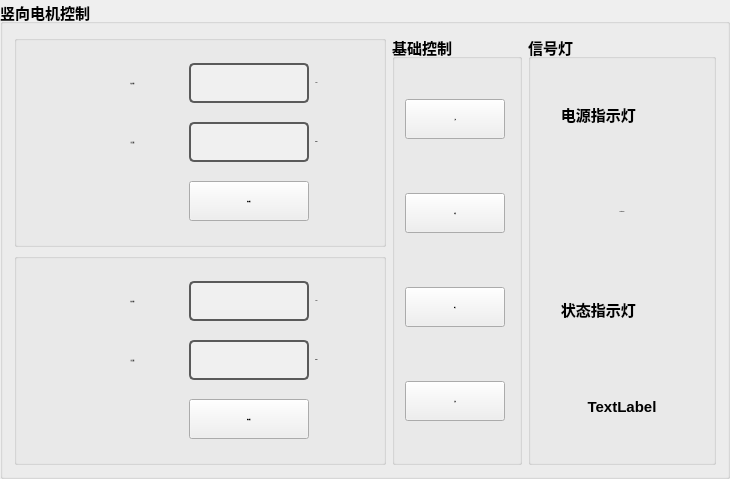
           <widget class="QGroupBox" name="groupBox_25">
            <property name="minimumSize">
             <size>
              <width>730</width>
              <height>470</height>
             </size>
            </property>
            <property name="font">
             <font>
              <pointsize>11</pointsize>
              <weight>75</weight>
              <bold>true</bold>
             </font>
            </property>
            <property name="title">
             <string>竖向电机控制</string>
            </property>
            <layout class="QGridLayout" name="gridLayout_28">
             <item row="0" column="0">
              <widget class="QGroupBox" name="groupBox_118">
               <property name="minimumSize">
                <size>
                 <width>370</width>
                 <height>160</height>
                </size>
               </property>
               <property name="font">
                <font>
                 <family>宋体</family>
                 <pointsize>10</pointsize>
                </font>
               </property>
               <property name="styleSheet">
                <string notr="true"/>
               </property>
               <property name="title">
                <string/>
               </property>
               <layout class="QGridLayout" name="gridLayout_121">
                <item row="1" column="0">
                 <spacer name="horizontalSpacer_94">
                  <property name="orientation">
                   <enum>Qt::Horizontal</enum>
                  </property>
                  <property name="sizeHint" stdset="0">
                   <size>
                    <width>40</width>
                    <height>20</height>
                   </size>
                  </property>
                 </spacer>
                </item>
                <item row="2" column="2">
                 <widget class="QPushButton" name="H_btnRelativeMove">
                  <property name="minimumSize">
                   <size>
                    <width>0</width>
                    <height>40</height>
                   </size>
                  </property>
                  <property name="font">
                   <font>
                    <family>Arial</family>
                    <pointsize>-1</pointsize>
                    <weight>75</weight>
                    <bold>true</bold>
                   </font>
                  </property>
                  <property name="text">
                   <string>相对移动</string>
                  </property>
                 </widget>
                </item>
                <item row="0" column="1">
                 <widget class="QLabel" name="MoveRelative_label_8">
                  <property name="minimumSize">
                   <size>
                    <width>100</width>
                    <height>40</height>
                   </size>
                  </property>
                  <property name="font">
                   <font>
                    <family>Arial</family>
                    <pointsize>-1</pointsize>
                    <weight>75</weight>
                    <bold>true</bold>
                   </font>
                  </property>
                  <property name="text">
                   <string>相对位置：</string>
                  </property>
                  <property name="alignment">
                   <set>Qt::AlignCenter</set>
                  </property>
                 </widget>
                </item>
                <item row="1" column="2">
                 <widget class="QLineEdit" name="RelativeSpeed_textBox_8">
                  <property name="minimumSize">
                   <size>
                    <width>120</width>
                    <height>40</height>
                   </size>
                  </property>
                  <property name="maximumSize">
                   <size>
                    <width>120</width>
                    <height>40</height>
                   </size>
                  </property>
                  <property name="font">
                   <font>
                    <family>Arial</family>
                    <pointsize>-1</pointsize>
                    <weight>75</weight>
                    <bold>true</bold>
                   </font>
                  </property>
                  <property name="styleSheet">
                   <string notr="true">QLineEdit {
    border: 2px solid #5A5A5A; /* 边框颜色 */
    border-radius: 5px; /* 边框圆角 */
    background-color: #F0F0F0; /* 背景色 */
    color: #000; /* 字体颜色 */
    padding: 5px; /* 内边距 */
}

QLineEdit:focus {
    border-color: #3D7848; /* 聚焦时边框颜色 */
}

QLineEdit:disabled {
    background-color: #ECECEC; /* 禁用状态的背景色 */
    color: #A0A0A0; /* 禁用状态的字体颜色 */
}
</string>
                  </property>
                  <property name="alignment">
                   <set>Qt::AlignCenter</set>
                  </property>
                 </widget>
                </item>
                <item row="0" column="2">
                 <widget class="QLineEdit" name="MoveRelative_textBox_8">
                  <property name="minimumSize">
                   <size>
                    <width>120</width>
                    <height>40</height>
                   </size>
                  </property>
                  <property name="maximumSize">
                   <size>
                    <width>120</width>
                    <height>40</height>
                   </size>
                  </property>
                  <property name="font">
                   <font>
                    <family>Arial</family>
                    <pointsize>-1</pointsize>
                    <weight>75</weight>
                    <bold>true</bold>
                   </font>
                  </property>
                  <property name="styleSheet">
                   <string notr="true">QLineEdit {
    border: 2px solid #5A5A5A; /* 边框颜色 */
    border-radius: 5px; /* 边框圆角 */
    background-color: #F0F0F0; /* 背景色 */
    color: #000; /* 字体颜色 */
    padding: 5px; /* 内边距 */
}

QLineEdit:focus {
    border-color: #3D7848; /* 聚焦时边框颜色 */
}

QLineEdit:disabled {
    background-color: #ECECEC; /* 禁用状态的背景色 */
    color: #A0A0A0; /* 禁用状态的字体颜色 */
}
</string>
                  </property>
                  <property name="alignment">
                   <set>Qt::AlignCenter</set>
                  </property>
                 </widget>
                </item>
                <item row="1" column="3">
                 <widget class="QLabel" name="label_299">
                  <property name="font">
                   <font>
                    <family>Arial</family>
                    <pointsize>-1</pointsize>
                    <weight>75</weight>
                    <bold>true</bold>
                   </font>
                  </property>
                  <property name="text">
                   <string>mm/s</string>
                  </property>
                  <property name="alignment">
                   <set>Qt::AlignCenter</set>
                  </property>
                 </widget>
                </item>
                <item row="1" column="1">
                 <widget class="QLabel" name="RelativeSpeed_label_8">
                  <property name="minimumSize">
                   <size>
                    <width>80</width>
                    <height>40</height>
                   </size>
                  </property>
                  <property name="font">
                   <font>
                    <family>Arial</family>
                    <pointsize>-1</pointsize>
                    <weight>75</weight>
                    <bold>true</bold>
                   </font>
                  </property>
                  <property name="text">
                   <string>目标速度：</string>
                  </property>
                  <property name="alignment">
                   <set>Qt::AlignCenter</set>
                  </property>
                 </widget>
                </item>
                <item row="1" column="4">
                 <spacer name="horizontalSpacer_95">
                  <property name="orientation">
                   <enum>Qt::Horizontal</enum>
                  </property>
                  <property name="sizeHint" stdset="0">
                   <size>
                    <width>40</width>
                    <height>20</height>
                   </size>
                  </property>
                 </spacer>
                </item>
                <item row="0" column="3">
                 <widget class="QLabel" name="label_300">
                  <property name="font">
                   <font>
                    <family>Arial</family>
                    <pointsize>-1</pointsize>
                    <weight>75</weight>
                    <bold>true</bold>
                   </font>
                  </property>
                  <property name="text">
                   <string>mm</string>
                  </property>
                  <property name="alignment">
                   <set>Qt::AlignCenter</set>
                  </property>
                 </widget>
                </item>
               </layout>
              </widget>
             </item>
             <item row="0" column="1" rowspan="2">
              <widget class="QGroupBox" name="groupBox_119">
               <property name="minimumSize">
                <size>
                 <width>130</width>
                 <height>430</height>
                </size>
               </property>
               <property name="title">
                <string>基础控制</string>
               </property>
               <widget class="QPushButton" name="btnPower">
                <property name="geometry">
                 <rect>
                  <x>13</x>
                  <y>64</y>
                  <width>100</width>
                  <height>40</height>
                 </rect>
                </property>
                <property name="minimumSize">
                 <size>
                  <width>100</width>
                  <height>40</height>
                 </size>
                </property>
                <property name="maximumSize">
                 <size>
                  <width>80</width>
                  <height>40</height>
                 </size>
                </property>
                <property name="font">
                 <font>
                  <family>Arial</family>
                  <pointsize>-1</pointsize>
                  <weight>75</weight>
                  <bold>true</bold>
                 </font>
                </property>
                <property name="text">
                 <string>上电</string>
                </property>
                <property name="icon">
                 <iconset>
                  <normaloff>Icon/unpower.png</normaloff>
                  <normalon>Icon/power.png</normalon>Icon/unpower.png</iconset>
                </property>
                <property name="checkable">
                 <bool>true</bool>
                </property>
               </widget>
               <widget class="QPushButton" name="Back_zero">
                <property name="geometry">
                 <rect>
                  <x>13</x>
                  <y>158</y>
                  <width>100</width>
                  <height>40</height>
                 </rect>
                </property>
                <property name="minimumSize">
                 <size>
                  <width>100</width>
                  <height>40</height>
                 </size>
                </property>
                <property name="maximumSize">
                 <size>
                  <width>80</width>
                  <height>40</height>
                 </size>
                </property>
                <property name="font">
                 <font>
                  <family>Arial</family>
                  <pointsize>-1</pointsize>
                  <weight>75</weight>
                  <bold>true</bold>
                 </font>
                </property>
                <property name="text">
                 <string>寻零</string>
                </property>
                <property name="icon">
                 <iconset>
                  <normaloff>Icon/unpower.png</normaloff>
                  <normalon>Icon/power.png</normalon>Icon/unpower.png</iconset>
                </property>
                <property name="checkable">
                 <bool>true</bool>
                </property>
               </widget>
               <widget class="QPushButton" name="Shux_Stop">
                <property name="geometry">
                 <rect>
                  <x>13</x>
                  <y>252</y>
                  <width>100</width>
                  <height>40</height>
                 </rect>
                </property>
                <property name="minimumSize">
                 <size>
                  <width>100</width>
                  <height>40</height>
                 </size>
                </property>
                <property name="maximumSize">
                 <size>
                  <width>100</width>
                  <height>40</height>
                 </size>
                </property>
                <property name="font">
                 <font>
                  <family>Arial</family>
                  <pointsize>-1</pointsize>
                  <weight>75</weight>
                  <bold>true</bold>
                 </font>
                </property>
                <property name="text">
                 <string>停止</string>
                </property>
                <property name="icon">
                 <iconset>
                  <normaloff>Icon/stop.png</normaloff>Icon/stop.png</iconset>
                </property>
                <property name="checkable">
                 <bool>false</bool>
                </property>
               </widget>
               <widget class="QPushButton" name="Shux_Reset">
                <property name="geometry">
                 <rect>
                  <x>13</x>
                  <y>346</y>
                  <width>100</width>
                  <height>40</height>
                 </rect>
                </property>
                <property name="minimumSize">
                 <size>
                  <width>100</width>
                  <height>40</height>
                 </size>
                </property>
                <property name="maximumSize">
                 <size>
                  <width>80</width>
                  <height>40</height>
                 </size>
                </property>
                <property name="font">
                 <font>
                  <family>Arial</family>
                  <pointsize>-1</pointsize>
                  <weight>75</weight>
                  <bold>true</bold>
                 </font>
                </property>
                <property name="text">
                 <string>复位</string>
                </property>
                <property name="icon">
                 <iconset>
                  <normaloff>Icon/Reset.png</normaloff>Icon/Reset.png</iconset>
                </property>
               </widget>
              </widget>
             </item>
             <item row="0" column="2" rowspan="2">
              <widget class="QGroupBox" name="groupBox_120">
               <property name="minimumSize">
                <size>
                 <width>188</width>
                 <height>430</height>
                </size>
               </property>
               <property name="title">
                <string>信号灯</string>
               </property>
               <layout class="QGridLayout" name="gridLayout_38">
                <item row="0" column="0">
                 <widget class="QLabel" name="label_64">
                  <property name="text">
                   <string>     电源指示灯</string>
                  </property>
                 </widget>
                </item>
                <item row="1" column="0">
                 <widget class="QLabel" name="label3_er_69">
                  <property name="minimumSize">
                   <size>
                    <width>90</width>
                    <height>90</height>
                   </size>
                  </property>
                  <property name="font">
                   <font>
                    <family>Arial</family>
                    <pointsize>-1</pointsize>
                    <weight>75</weight>
                    <bold>true</bold>
                   </font>
                  </property>
                  <property name="layoutDirection">
                   <enum>Qt::LeftToRight</enum>
                  </property>
                  <property name="text">
                   <string>TextLabel</string>
                  </property>
                  <property name="alignment">
                   <set>Qt::AlignCenter</set>
                  </property>
                 </widget>
                </item>
                <item row="2" column="0">
                 <widget class="QLabel" name="label_65">
                  <property name="sizePolicy">
                   <sizepolicy hsizetype="Minimum" vsizetype="Preferred">
                    <horstretch>0</horstretch>
                    <verstretch>0</verstretch>
                   </sizepolicy>
                  </property>
                  <property name="text">
                   <string>     状态指示灯</string>
                  </property>
                 </widget>
                </item>
                <item row="3" column="0">
                 <widget class="QLabel" name="label3_er_70">
                  <property name="minimumSize">
                   <size>
                    <width>90</width>
                    <height>90</height>
                   </size>
                  </property>
                  <property name="text">
                   <string>TextLabel</string>
                  </property>
                  <property name="alignment">
                   <set>Qt::AlignCenter</set>
                  </property>
                 </widget>
                </item>
               </layout>
              </widget>
             </item>
             <item row="1" column="0">
              <widget class="QGroupBox" name="groupBox_117">
               <property name="minimumSize">
                <size>
                 <width>370</width>
                 <height>160</height>
                </size>
               </property>
               <property name="font">
                <font>
                 <family>宋体</family>
                 <pointsize>10</pointsize>
                </font>
               </property>
               <property name="title">
                <string/>
               </property>
               <layout class="QGridLayout" name="gridLayout_120">
                <item row="0" column="1">
                 <widget class="QLabel" name="MoveAbsolute_label_12">
                  <property name="minimumSize">
                   <size>
                    <width>100</width>
                    <height>40</height>
                   </size>
                  </property>
                  <property name="font">
                   <font>
                    <family>Arial</family>
                    <pointsize>-1</pointsize>
                    <weight>75</weight>
                    <bold>true</bold>
                   </font>
                  </property>
                  <property name="text">
                   <string>绝对位置：</string>
                  </property>
                  <property name="alignment">
                   <set>Qt::AlignCenter</set>
                  </property>
                 </widget>
                </item>
                <item row="0" column="3">
                 <widget class="QLabel" name="label_285">
                  <property name="font">
                   <font>
                    <family>Arial</family>
                    <pointsize>-1</pointsize>
                    <weight>75</weight>
                    <bold>true</bold>
                   </font>
                  </property>
                  <property name="text">
                   <string>mm</string>
                  </property>
                  <property name="alignment">
                   <set>Qt::AlignCenter</set>
                  </property>
                 </widget>
                </item>
                <item row="1" column="2">
                 <widget class="QLineEdit" name="AbsoluteSpeed_textBox_11">
                  <property name="minimumSize">
                   <size>
                    <width>120</width>
                    <height>40</height>
                   </size>
                  </property>
                  <property name="maximumSize">
                   <size>
                    <width>120</width>
                    <height>40</height>
                   </size>
                  </property>
                  <property name="font">
                   <font>
                    <family>Arial</family>
                    <pointsize>-1</pointsize>
                    <weight>75</weight>
                    <bold>true</bold>
                   </font>
                  </property>
                  <property name="styleSheet">
                   <string notr="true">QLineEdit {
    border: 2px solid #5A5A5A; /* 边框颜色 */
    border-radius: 5px; /* 边框圆角 */
    background-color: #F0F0F0; /* 背景色 */
    color: #000; /* 字体颜色 */
    padding: 5px; /* 内边距 */
}

QLineEdit:focus {
    border-color: #3D7848; /* 聚焦时边框颜色 */
}

QLineEdit:disabled {
    background-color: #ECECEC; /* 禁用状态的背景色 */
    color: #A0A0A0; /* 禁用状态的字体颜色 */
}
</string>
                  </property>
                  <property name="alignment">
                   <set>Qt::AlignCenter</set>
                  </property>
                 </widget>
                </item>
                <item row="1" column="1">
                 <widget class="QLabel" name="AbsoluteSpeed_label_12">
                  <property name="minimumSize">
                   <size>
                    <width>80</width>
                    <height>40</height>
                   </size>
                  </property>
                  <property name="font">
                   <font>
                    <family>Arial</family>
                    <pointsize>-1</pointsize>
                    <weight>75</weight>
                    <bold>true</bold>
                   </font>
                  </property>
                  <property name="text">
                   <string>目标速度：</string>
                  </property>
                  <property name="alignment">
                   <set>Qt::AlignCenter</set>
                  </property>
                 </widget>
                </item>
                <item row="1" column="3">
                 <widget class="QLabel" name="label_292">
                  <property name="font">
                   <font>
                    <family>Arial</family>
                    <pointsize>-1</pointsize>
                    <weight>75</weight>
                    <bold>true</bold>
                   </font>
                  </property>
                  <property name="text">
                   <string>mm/s</string>
                  </property>
                  <property name="alignment">
                   <set>Qt::AlignCenter</set>
                  </property>
                 </widget>
                </item>
                <item row="0" column="2">
                 <widget class="QLineEdit" name="MoveAbsolute_textBox_11">
                  <property name="minimumSize">
                   <size>
                    <width>120</width>
                    <height>40</height>
                   </size>
                  </property>
                  <property name="maximumSize">
                   <size>
                    <width>120</width>
                    <height>40</height>
                   </size>
                  </property>
                  <property name="font">
                   <font>
                    <family>Arial</family>
                    <pointsize>-1</pointsize>
                    <weight>75</weight>
                    <bold>true</bold>
                   </font>
                  </property>
                  <property name="styleSheet">
                   <string notr="true">QLineEdit {
    border: 2px solid #5A5A5A; /* 边框颜色 */
    border-radius: 5px; /* 边框圆角 */
    background-color: #F0F0F0; /* 背景色 */
    color: #000; /* 字体颜色 */
    padding: 5px; /* 内边距 */
}

QLineEdit:focus {
    border-color: #3D7848; /* 聚焦时边框颜色 */
}

QLineEdit:disabled {
    background-color: #ECECEC; /* 禁用状态的背景色 */
    color: #A0A0A0; /* 禁用状态的字体颜色 */
}
</string>
                  </property>
                  <property name="alignment">
                   <set>Qt::AlignCenter</set>
                  </property>
                 </widget>
                </item>
                <item row="1" column="4">
                 <spacer name="horizontalSpacer_92">
                  <property name="orientation">
                   <enum>Qt::Horizontal</enum>
                  </property>
                  <property name="sizeHint" stdset="0">
                   <size>
                    <width>40</width>
                    <height>20</height>
                   </size>
                  </property>
                 </spacer>
                </item>
                <item row="2" column="2">
                 <widget class="QPushButton" name="btnAbsoluteMove_11">
                  <property name="minimumSize">
                   <size>
                    <width>0</width>
                    <height>40</height>
                   </size>
                  </property>
                  <property name="font">
                   <font>
                    <family>Arial</family>
                    <pointsize>-1</pointsize>
                    <weight>75</weight>
                    <bold>true</bold>
                   </font>
                  </property>
                  <property name="text">
                   <string>绝对移动</string>
                  </property>
                 </widget>
                </item>
                <item row="1" column="0">
                 <spacer name="horizontalSpacer_93">
                  <property name="orientation">
                   <enum>Qt::Horizontal</enum>
                  </property>
                  <property name="sizeHint" stdset="0">
                   <size>
                    <width>40</width>
                    <height>20</height>
                   </size>
                  </property>
                 </spacer>
                </item>
               </layout>
              </widget>
             </item>
            </layout>
           </widget>
